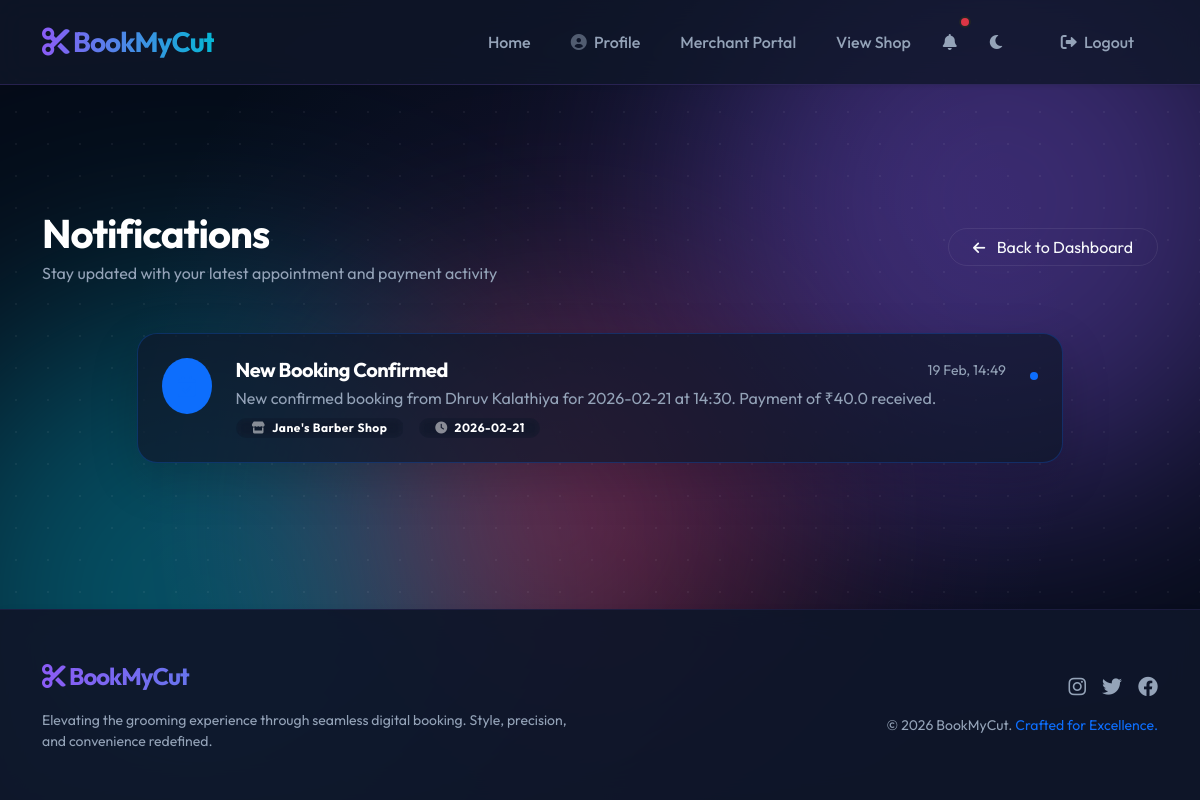
The app's page /inbox (signed in), older data.
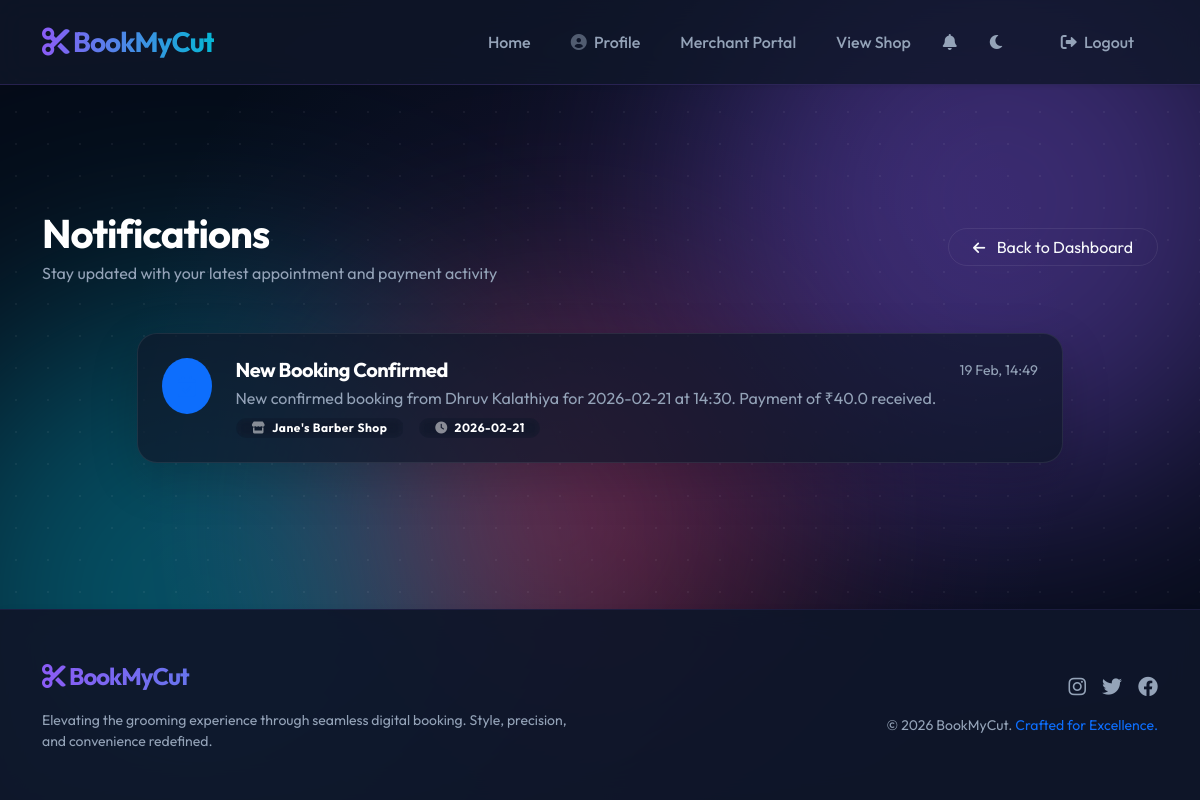
The same page, newer data.
### tables this page shows
CREATE TABLE notifications (
    id INTEGER PRIMARY KEY AUTOINCREMENT,
    user_id INTEGER NOT NULL,
    appointment_id INTEGER NULL,
    title VARCHAR(100) NOT NULL,
    message TEXT NOT NULL,
    is_read BOOLEAN DEFAULT FALSE,
    created_at TIMESTAMP DEFAULT (datetime('now', 'localtime')),
    FOREIGN KEY (user_id) REFERENCES users(id) ON DELETE CASCADE,
    FOREIGN KEY (appointment_id) REFERENCES appointments(id) ON DELETE CASCADE
);

CREATE TABLE shops (
    id INTEGER PRIMARY KEY AUTOINCREMENT,
    owner_id INTEGER NOT NULL,
    name VARCHAR(100) NOT NULL,
    area VARCHAR(100) NOT NULL,
    address TEXT NOT NULL,
    description TEXT,
    contact_number VARCHAR(20),
    shop_image VARCHAR(255),
    created_at TIMESTAMP DEFAULT (datetime('now', 'localtime')),
    FOREIGN KEY (owner_id) REFERENCES users(id) ON DELETE CASCADE
);

CREATE TABLE appointments (
    id INTEGER PRIMARY KEY AUTOINCREMENT,
    user_id INTEGER NOT NULL,
    shop_id INTEGER NOT NULL,
    service_id INTEGER NULL,
    appointment_date DATE NOT NULL,
    appointment_time TIME NOT NULL,
    total_duration INTEGER NOT NULL DEFAULT 0,
    total_price DECIMAL(10, 2) NOT NULL DEFAULT 0,
    status TEXT DEFAULT 'pending' CHECK(status IN ('pending', 'confirmed', 'cancelled', 'completed')),
    payment_status TEXT DEFAULT 'unpaid' CHECK(payment_status IN ('unpaid', 'partially_paid', 'paid')),
    created_at TIMESTAMP DEFAULT (datetime('now', 'localtime')),
    FOREIGN KEY (user_id) REFERENCES users(id) ON DELETE CASCADE,
    FOREIGN KEY (shop_id) REFERENCES shops(id) ON DELETE CASCADE,
    FOREIGN KEY (service_id) REFERENCES services(id) ON DELETE SET NULL
);

### app.py (the view)
@app.route('/inbox')
def inbox():
    if not is_logged_in():
        return redirect(url_for('login'))
    cursor = get_db_cursor()
    cursor.execute('''
        SELECT n.*, a.appointment_date, a.appointment_time, s.name as shop_name
        FROM notifications n
        LEFT JOIN appointments a ON n.appointment_id = a.id
        LEFT JOIN shops s ON a.shop_id = s.id
        WHERE n.user_id = ?
        ORDER BY n.created_at DESC
    ''', (session['id'],))
    notifications = cursor.fetchall()
    cursor.execute('UPDATE notifications SET is_read = TRUE WHERE user_id = ?', (session['id'],))
    db.connection.commit()
    return render_template('inbox.html', notifications=notifications)

### app.py (called while the page is built)
@app.template_filter('datetimeformat')
def datetimeformat(value, format='%d %b, %H:%M'):
    if value is None:
        return ""
    if isinstance(value, str):
        try:
            dt = datetime.strptime(value, '%Y-%m-%d %H:%M:%S')
            return dt.strftime(format)
        except ValueError:
            return value
    return value.strftime(format)

def get_db_cursor():
    return db.connection.cursor()

def is_logged_in():
    return 'loggedin' in session

def is_owner():
    return 'role' in session and session['role'] == 'shop_owner'

    @property
    def connection(self):
        if 'db_conn' not in g:
            g.db_conn = sqlite3.connect(self.db_path)
            g.db_conn.row_factory = sqlite3.Row
            g.db_conn.execute("PRAGMA foreign_keys = ON")
        return g.db_conn

### templates/inbox.html (shortened to what this page needs)
{% extends 'base.html' %}
{% block content %}
<div class="row align-items-center mb-5 fade-in">
    <div class="col-md-6">
        <h1 class="fw-bold text-white mb-1">Notifications</h1>
        <p class="text-muted mb-0">Stay updated with your latest appointment and payment activity</p>
    </div>
    <div class="col-md-6 text-md-end mt-3 mt-md-0">
        <a href="{{ url_for('customer_dashboard') if session.role == 'customer' else url_for('owner_dashboard') }}"
            class="btn btn-outline-light rounded-pill px-4">
            <i class="fas fa-arrow-left me-2 small"></i> Back to Dashboard
        </a>
    </div>
</div>
<div class="row fade-in delay-1">
    <div class="col-md-10 mx-auto">
        {% if notifications %}
        <div class="notification-container d-flex flex-column gap-3">
            {% for note in notifications %}
            <div class="glass-card p-4 reveal shadow-lg {% if not note.is_read %}border-primary border-opacity-25{% endif %}"
                style="border-radius: 20px; transition: transform 0.3s ease;">
                <div class="d-flex align-items-start gap-4">
                    <div
                        class="bg-{{ 'primary' if 'Booking' in note.title else 'success' if 'Payment' in note.title or 'Completed' in note.title else 'danger' if 'Cancelled' in note.title else 'info' }} bg-opacity-20 p-3 rounded-circle shadow-inner">
                        <i
                            class="fas {{ 'fa-calendar-check' if 'Booking' in note.title else 'fa-wallet' if 'Payment' in note.title else 'fa-check-circle' if 'Completed' in note.title else 'fa-times-circle' if 'Cancelled' in note.title else 'fa-bell' }} fa-lg text-{{ 'primary' if 'Booking' in note.title else 'success' if 'Payment' in note.title or 'Completed' in note.title else 'danger' if 'Cancelled' in note.title else 'info' }}"></i>
                    </div>
                    <div class="flex-grow-1">
                        <div class="d-flex justify-content-between align-items-center mb-1">
                            <h5 class="fw-bold text-white mb-0">{{ note.title }}</h5>
                            <span class="text-muted small">{{ note.created_at | datetimeformat }}</span>
                        </div>
                        <p class="text-muted mb-2">{{ note.message }}</p>
                        {% if note.appointment_id %}
                        <div class="d-flex align-items-center gap-3 mt-2">
                            <div class="badge badge-soft-light rounded-pill px-3 py-1">
                                <i class="fas fa-store me-1 opacity-50"></i> {{ note.shop_name }}
                            </div>
                            <div class="badge badge-soft-light rounded-pill px-3 py-1">
                                <i class="fas fa-clock me-1 opacity-50"></i> {{ note.appointment_date }}
                            </div>
                        </div>
                        {% endif %}
                    </div>
                    {% if not note.is_read %}
                    <div class="ms-auto pt-1">
                        <span class="d-inline-block bg-primary rounded-circle" style="width: 8px; height: 8px;"></span>
                    </div>
                    {% endif %}
                </div>
            </div>
            {% endfor %}
        </div>
        {% endif %}
    </div>
</div>
{% endblock %}

Row changes from the older to the newer data that the page shows:
changed notifications "New Booking Confirmed": is_read False → True (drawn)
